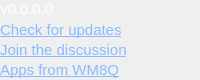
            <widget class="QWidget" name="avgDTContainer">
             <property name="maximumSize">
              <size>
               <width>16777215</width>
               <height>80</height>
              </size>
             </property>
             <property name="sizePolicy">
              <sizepolicy hsizetype="Preferred" vsizetype="Fixed">
               <horstretch>0</horstretch>
               <verstretch>0</verstretch>
              </sizepolicy>
             </property>
             <layout class="QVBoxLayout" name="avgDTLayout">
              <property name="spacing">
               <number>0</number>
              </property>
              <property name="leftMargin">
               <number>0</number>
              </property>
              <property name="topMargin">
               <number>0</number>
              </property>
              <property name="rightMargin">
               <number>0</number>
              </property>
              <property name="bottomMargin">
               <number>0</number>
              </property>
              <item>
               <widget class="QLabel" name="labVersion">
                <property name="text">
                 <string>v0.0.0.0</string>
                </property>
                <property name="styleSheet">
                 <string notr="true">QLabel { color: white; font-size: 11pt; }</string>
                </property>
                <property name="alignment">
                 <set>Qt::AlignmentFlag::AlignLeft</set>
                </property>
               </widget>
              </item>
              <item>
               <widget class="QLabel" name="linkCheckUpdates">
                <property name="styleSheet">
                 <string notr="true">QLabel { font-size: 11pt; }</string>
                </property>
                <property name="text">
                 <string>&lt;a href=&quot;checkupdates&quot; style=&quot;color: #88bbff; text-decoration: underline;&quot;&gt;Check for updates&lt;/a&gt;</string>
                </property>
                <property name="openExternalLinks">
                 <bool>false</bool>
                </property>
               </widget>
              </item>
              <item>
               <widget class="QLabel" name="linkDiscussion">
                <property name="styleSheet">
                 <string notr="true">QLabel { font-size: 11pt; }</string>
                </property>
                <property name="text">
                 <string>&lt;a href=&quot;https://groups.io/g/Subspace/messages&quot; style=&quot;color: #88bbff; text-decoration: underline;&quot;&gt;Join the discussion&lt;/a&gt;</string>
                </property>
                <property name="openExternalLinks">
                 <bool>true</bool>
                </property>
               </widget>
              </item>
              <item>
               <widget class="QLabel" name="linkSubspaceQRZ">
                <property name="styleSheet">
                 <string notr="true">QLabel { font-size: 11pt; }</string>
                </property>
                <property name="text">
                 <string>&lt;a href=&quot;https://www.qrz.com/db/WM8Q&quot; style=&quot;color: #88bbff; text-decoration: underline;&quot;&gt;Apps from WM8Q&lt;/a&gt;</string>
                </property>
                <property name="openExternalLinks">
                 <bool>true</bool>
                </property>
               </widget>
              </item>
             </layout>
            </widget>
